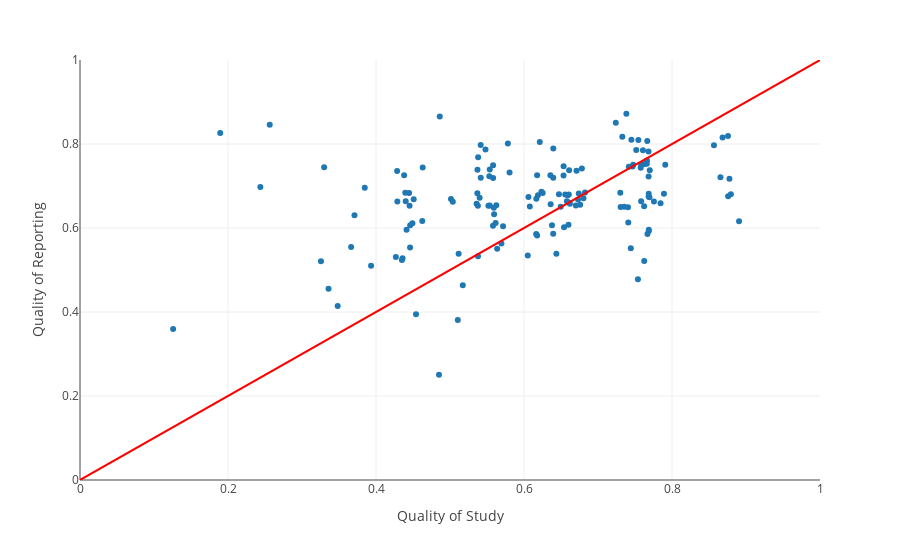

This figure's notebook cell:
### Code cell
df_fuzzed = df_quality.copy()

df_fuzzed['SSTOTAL'] = df_fuzzed.apply(
    lambda row: row['SSTOTAL'] + random.uniform(-0.02, 0.02), axis=1)

df_fuzzed['SRTOTAL'] = df_fuzzed.apply(
    lambda row: row['SRTOTAL'] + random.uniform(-0.02, 0.02), axis=1)

fig = px.scatter(df_fuzzed, x='SSTOTAL', y='SRTOTAL')

fig.update_xaxes(range=[0, 1], title="Quality of Study")
fig.update_yaxes(range=[0, 1], title="Quality of Reporting")

fig.add_shape(type='line',
              x0=0,
              y0=0,
              x1=1,
              y1=1,
              line=dict(color='red',),
              xref='x',
              yref='y'
              )

fig.write_image('qualityassessment/sstotal_vs_srtotal.pdf', width=WIDTH, height=HEIGHT)
fig.show()


fig = px.scatter(x=df_quality['SSTOTAL'], y=df_quality['SJR Indicator'])
fig.update_xaxes(range=[0, 1], title="Quality of Study")
fig.update_yaxes(title="SJR Indicator")
fig.write_image('qualityassessment/sstotal_vs_sjr.pdf', width=WIDTH, height=HALF_HEIGHT)
fig.show()

fig = px.scatter(x=df_quality['SRTOTAL'], y=df_quality['SJR Indicator'])
fig.update_xaxes(range=[0, 1], title="Quality of Reporting")
fig.update_yaxes(title="SJR Indicator")
fig.write_image('qualityassessment/srtotal_vs_sjr.pdf', width=WIDTH, height=HALF_HEIGHT)
fig.show()

### Figure 1 — Plotly figure (JSON) as saved in the notebook; plotly's stock layout.template omitted (floating-point values rounded to 4 significant figures; data arrays with more than 128 entries replaced by an {"elided": "..."} marker saying what was removed)
{"data": [{"hovertemplate": "SSTOTAL=%{x}<br>SRTOTAL=%{y}<extra></extra>", "legendgroup": "", "marker": {"color": "#1F77B4", "symbol": "circle"}, "mode": "markers", "name": "", "orientation": "v", "showlegend": false, "type": "scatter", "x": {"elided": "149 float values"}, "xaxis": "x", "y": {"elided": "149 float values"}, "yaxis": "y"}], "layout": {"legend": {"tracegroupgap": 0}, "margin": {"t": 60}, "shapes": [{"line": {"color": "red"}, "type": "line", "x0": 0, "x1": 1, "xref": "x", "y0": 0, "y1": 1, "yref": "y"}], "xaxis": {"anchor": "y", "domain": [0, 1], "range": [0, 1], "title": {"text": "Quality of Study"}}, "yaxis": {"anchor": "x", "domain": [0, 1], "range": [0, 1], "title": {"text": "Quality of Reporting"}}}}
